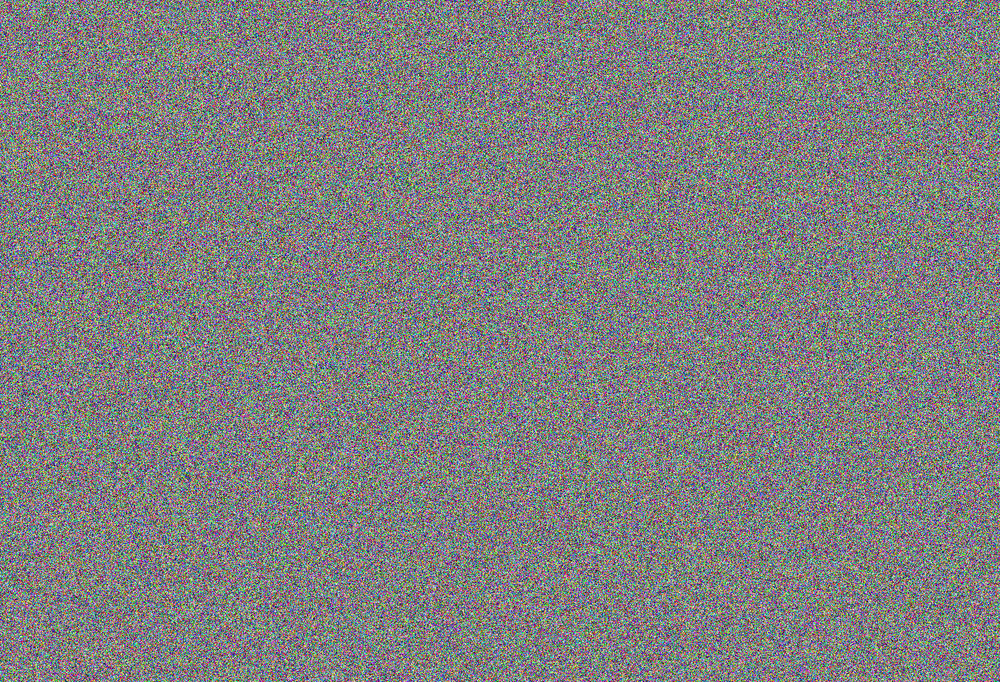
#> input picture AES_lsb/cipher.png, 1000 x 682 px, shrunk from 1295 x 883 before the run; the run also reads 1 picture not shown here
$ python analyzsis.py
#> lines starting #> are read from the running program, lines starting #| are printed output that depends on the picture
import numpy as np
import cv2
import matplotlib.pyplot as plt
from skimage.metrics import structural_similarity as ssim
from scipy.stats import entropy
import pandas as pd
from PIL import Image
# === Function definitions ===
def calculate_entropy(img):
    histogram, _ = np.histogram(img.ravel(), bins=256, range=(0, 256), density=True)
    return entropy(histogram + 1e-10)

def calculate_npcr_uaci(img1, img2):
    diff = img1 != img2
    npcr = np.sum(diff) / diff.size
    uaci = np.sum(np.abs(img1.astype(np.int32) - img2.astype(np.int32))) / (255 * diff.size)
    return npcr, uaci

def calculate_psnr(img1, img2):
    mse = np.mean((img1.astype(np.float64) - img2.astype(np.float64)) ** 2)
    if mse == 0:
        return float('inf')
    return 20 * np.log10(255.0 / np.sqrt(mse))

# === Load images ===
input_img = cv2.imread('input.png', cv2.IMREAD_GRAYSCALE)
encrypted_img = cv2.imread('cipher.png', cv2.IMREAD_GRAYSCALE)
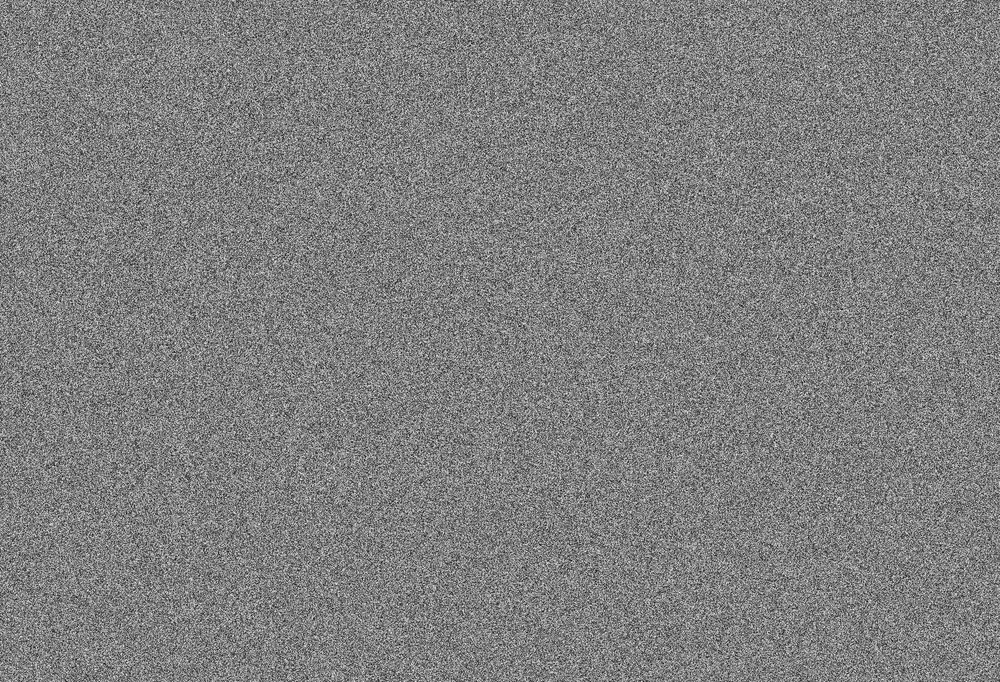
#> encrypted_img: shape (682, 1000); min 0, max 247, mean 127.1
stego_img = cv2.imread('stego.png', cv2.IMREAD_GRAYSCALE)
#> stego_img: shape (682, 1000); min 0, max 247, mean 127.1
decrypted_img = cv2.imread('decrypted.png', cv2.IMREAD_GRAYSCALE)
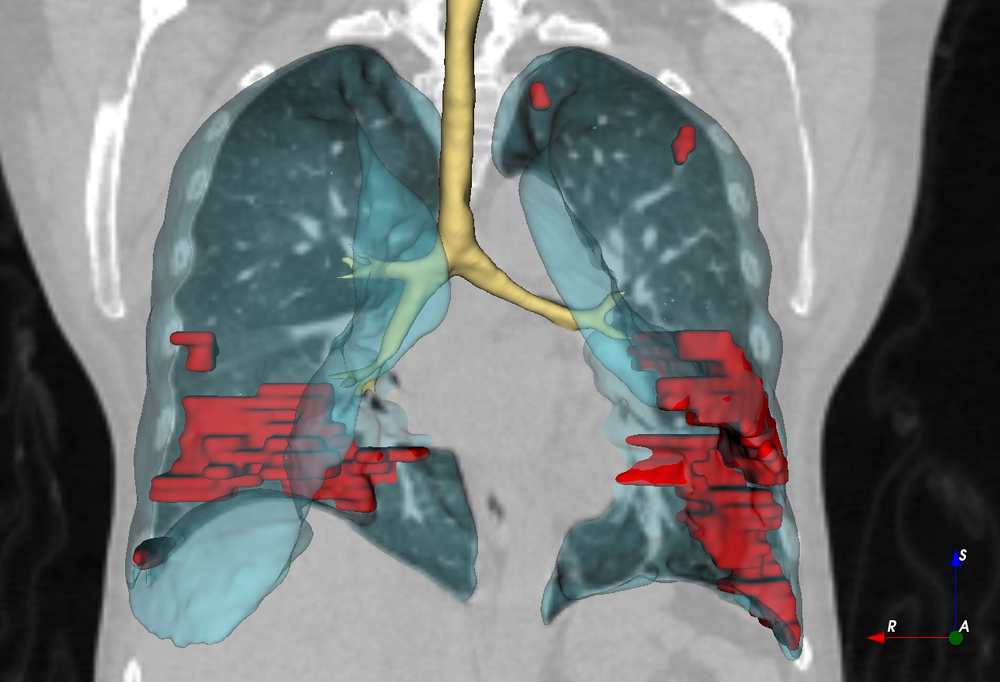
#> input picture AES_lsb/decrypted.png, 1000 x 682 px, shrunk from 1295 x 883 before the run
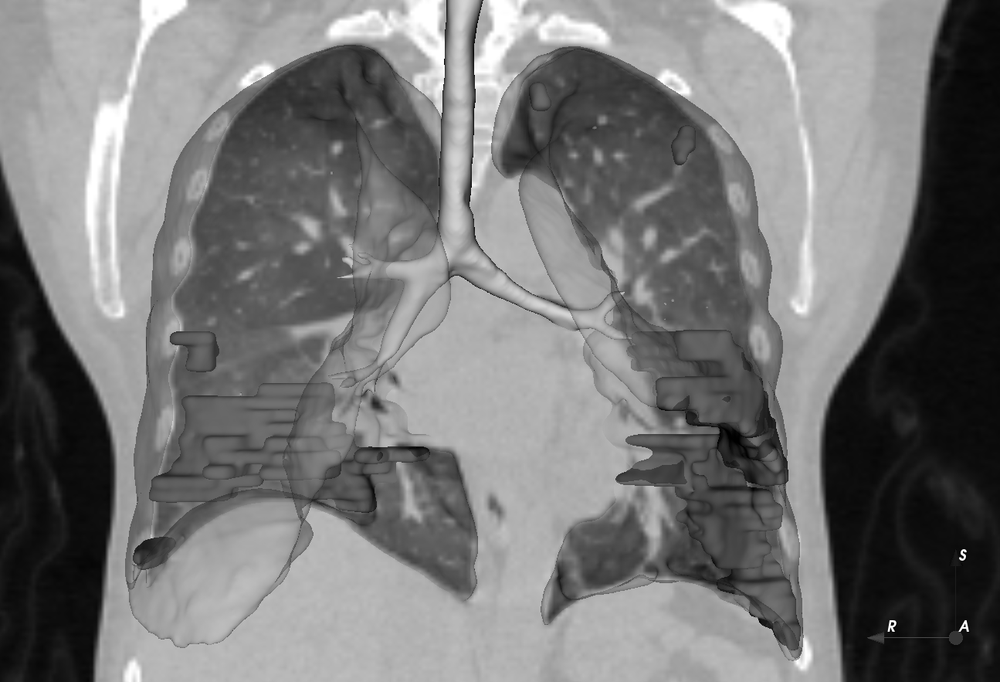
#> decrypted_img: shape (682, 1000); min 0, max 255, mean 119

if input_img is None or encrypted_img is None or stego_img is None:
    print("圖片讀取失敗")
    exit()
#> (the program exits here)
